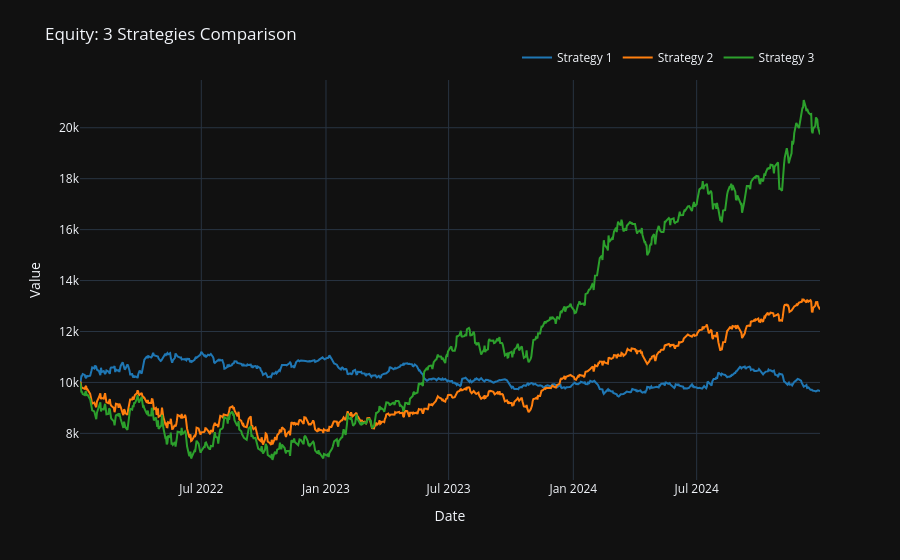

The code cell stored with this chart in its notebook:
### Code cell
plot_strategy_comparison_interactive(result, result_spy, result_eq)

### Figure 1 — Plotly figure (JSON) as saved in the notebook; plotly's stock layout.template omitted (floating-point values rounded to 4 significant figures; data arrays with more than 128 entries replaced by an {"elided": "..."} marker saying what was removed)
{"data": [{"hovertemplate": "Date: %{x|%Y-%m-%d}<br>Strategy 1: %{y:,.2f}<extra></extra>", "line": {"color": "#1f77b4", "width": 2}, "mode": "lines", "name": "Strategy 1", "x": {"elided": "752 str values"}, "y": {"elided": "752 float values"}, "type": "scatter"}, {"hovertemplate": "Date: %{x|%Y-%m-%d}<br>Strategy 2: %{y:,.2f}<extra></extra>", "line": {"color": "#ff7f0e", "width": 2}, "mode": "lines", "name": "Strategy 2", "x": {"elided": "752 str values"}, "y": {"elided": "752 float values"}, "type": "scatter"}, {"hovertemplate": "Date: %{x|%Y-%m-%d}<br>Strategy 3: %{y:,.2f}<extra></extra>", "line": {"color": "#2ca02c", "width": 2}, "mode": "lines", "name": "Strategy 3", "x": {"elided": "752 str values"}, "y": {"elided": "752 float values"}, "type": "scatter"}], "layout": {"legend": {"orientation": "h", "yanchor": "bottom", "y": 1.02, "xanchor": "right", "x": 1}, "margin": {"t": 80}, "title": {"text": "Equity: 3 Strategies Comparison"}, "xaxis": {"title": {"text": "Date"}}, "yaxis": {"title": {"text": "Value"}}, "hovermode": "closest"}}
